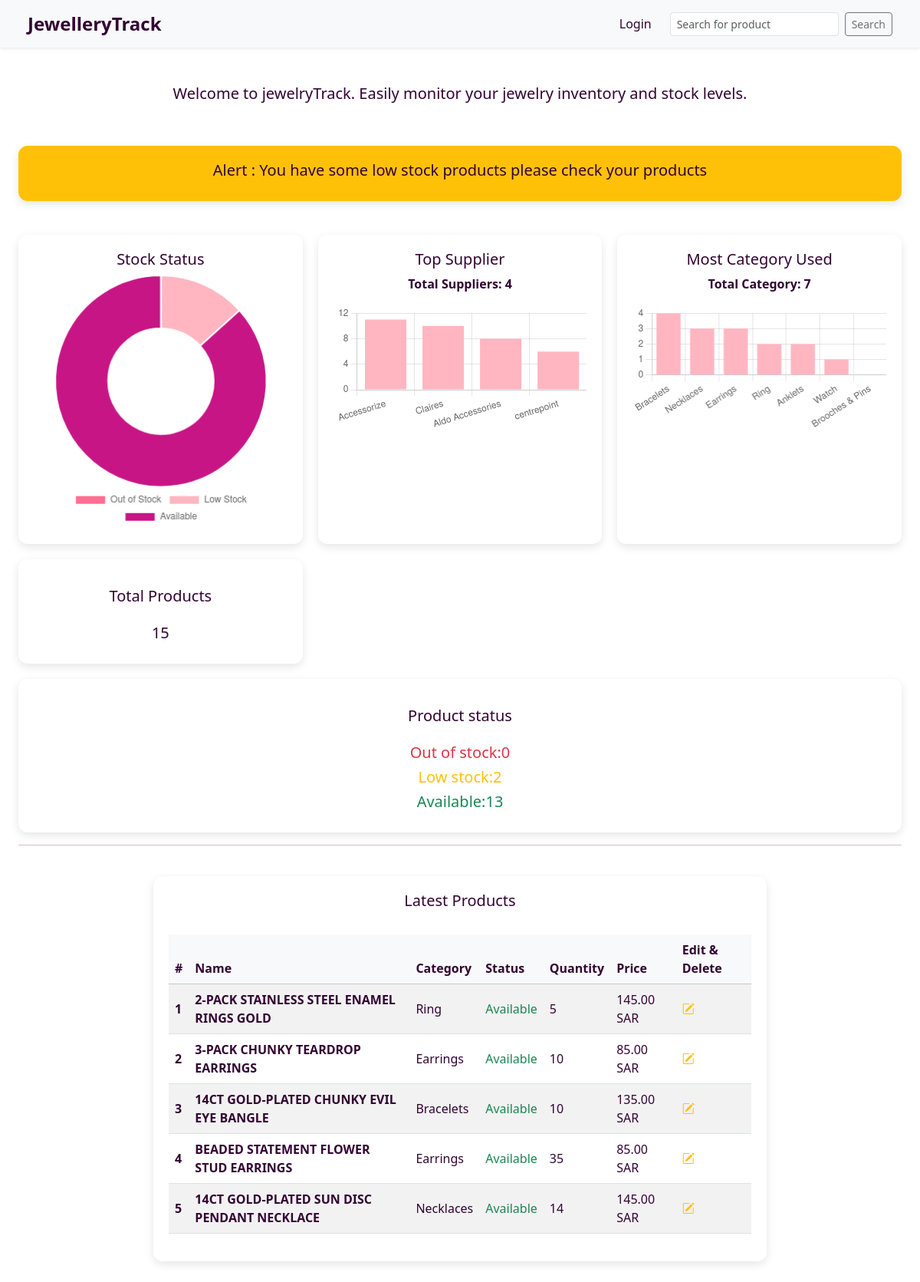
/dashboard/, run on the app's committed database.
### product/models.py (models this page shows)
class Product(models.Model):
    name = models.CharField(max_length=1024)
    description = models.TextField()
    quantity = models.IntegerField()
    price = models.DecimalField(max_digits=20, decimal_places=2)
    category = models.ForeignKey(Category, on_delete=models.CASCADE)
    suppliers = models.ManyToManyField(Supplier)
    picture = models.ImageField(upload_to="images/", default="images/default.jpg")
    created_at = models.DateField(auto_now_add=True)

### main/models.py (models this page shows)
class Category(models.Model):
    category_name = models.CharField(max_length=1024)
    description = models.TextField()
    created_at = models.DateField(auto_now_add=True)
    def __str__(self):
        return self.category_name

### main/views.py (the view)
# urls.py: path('dashboard/',views.dashboard_view, name="dashboard_view"),
def dashboard_view(request : HttpRequest):
     page_obj = Product.objects.order_by('-created_at')[:5]
     categories = Category.objects.all()
     suppliers =  Supplier.objects.all()
     Allproducts = Product.objects.all()
     low_stock = Product.objects.filter(quantity__gt=0, quantity__lt=5).count()
     available = Product.objects.filter(quantity__gte=5).count()
     out_of_stock =  Product.objects.filter(quantity=0).count()
     labels = ['Out of Stock', 'Low Stock', 'Available']
     counts = [
        Product.objects.filter(quantity=0).count(),
        Product.objects.filter(quantity__gt=0, quantity__lt=5).count(),
        Product.objects.filter(quantity__gte=5).count()
    ]
     categories_counts = (Category.objects.values('category_name').annotate(product_count=Count('product')).order_by('-product_count'))
     category_labels = [item['category_name'] for item in categories_counts]
     category_counts = [item['product_count'] for item in categories_counts]
     suppliers_counts = Supplier.objects.annotate(product_count=Count('product')).order_by('-product_count')
     supplier_labels = [supplier.name for supplier in suppliers_counts]
     supplier_counts = [supplier.product_count for supplier in suppliers_counts]
     return render(request, "main/dashboards.html",{'Allproducts':Allproducts,'page_obj':page_obj,'categories':categories, 'suppliers':suppliers,
                'labels': json.dumps(labels),'counts': json.dumps(counts),
                'category_labels': json.dumps(category_labels),'category_counts': json.dumps(category_counts),
                 'supplier_labels': json.dumps(supplier_labels), 'supplier_counts': json.dumps(supplier_counts),
                 'low_stock':low_stock,'available':available, 'out_of_stock':out_of_stock })

### main/models.py (called while the page is built)
    def __str__(self):
        return self.name

### main/templates/main/dashboards.html (shortened to what this page needs)
{% extends 'main/base.html' %}
{% block content %}
      <br>
<div class="welcome-text">
  <h5 class="text-center">
    Welcome to jewelryTrack. Easily monitor your jewelry inventory and stock levels.
  </h5>
</div>
<br>
 {% if low_stock != 0 %}
   <div class="dashboard-card bg-warning">
    <h5 class="text-center">Alert : You have some low stock products please check your products</h5>
  </div>
  {%endif%}
<br>
<div class="dashboard-container">
  <div class="dashboard-card">
    <h5 class="text-center">Stock Status</h5>
    <canvas id="stockDonutChart"></canvas>
  </div>
  <div class="dashboard-card">
    <h5 class="text-center">Top Supplier</h5>
    <p class="text-center fw-bold">Total Suppliers: {{suppliers.count}}</p>
    <canvas id="topSupplierBarChart"></canvas>
  </div>
  <div class="dashboard-card">
    <h5 class="text-center">Most Category Used</h5>
    <p class="text-center fw-bold">Total Category: {{categories.count}}</p>
    <canvas id="categoryBarChart"></canvas>
  </div>
  <div class="dashboard-card">
    <h5 class="text-center p-3">Total Products</h5>
    <h5 class="text-center">{{Allproducts.count}}</h5>
  </div>
</div>
<div class="dashboard-card">
    <h5 class="text-center p-3">Product status</h5>
    <h5 class="text-center text-danger">Out of stock:{{out_of_stock}}</h5>
    <h5 class="text-center text-warning">Low stock:{{low_stock}}</h5>
    <h5 class="text-center text-success">Available:{{available}}</h5>
  </div>
<hr>
<div class="latest-products-container">
  <div class="report-card">
    <h5 class="text-center">Latest Products</h5>
    <br>
    {% include 'product/product_list.html' %}
  </div>
</div>
<script>
    //Stock Status Chart
  const labels = JSON.parse('{{ labels|escapejs }}');
  const counts = JSON.parse('{{ counts|escapejs }}');
  const canvas_status = document.getElementById('stockDonutChart').getContext('2d');
  const data = {
    labels: labels,
    datasets: [{
      data: counts,
      backgroundColor: ['#ff6f91', '#ffb6c1', '#c71585'],
      hoverOffset: 30
    }]
  };
  const config = {
    type: 'doughnut',
    data: data,
    options: {
      responsive: true,
      plugins: {
        legend: {
          position: 'bottom'
        }
      }
    }
  };
  new Chart(canvas_status, config);
  //////////////////////////////////////////////////////////////
  //Category Chart
  const categoryLabels = JSON.parse('{{ category_labels|escapejs }}');
  const categoryCounts = JSON.parse('{{ category_counts|escapejs }}');
  const canvas_category = document.getElementById('categoryBarChart').getContext('2d');
  const barData = {
    labels: categoryLabels,
    datasets: [{
      label: 'Number of Products',
      data: categoryCounts,
      backgroundColor: '#ffb6c1'  // pink color for bars
    }]
  };
  const barConfig = {
    type: 'bar',
    data: barData,
    options: {
      responsive: true,
      plugins: {
        legend: { display: false }
      },
      scales: {
        y: {
          beginAtZero: true
        }
      }
    }
  };
  new Chart(canvas_category, barConfig);
  //////////////////////////////////////////////////////////////
  //Supplier Chart
const supplierLabels = JSON.parse('{{ supplier_labels|escapejs }}');
const supplierCounts = JSON.parse('{{ supplier_counts|escapejs }}');
const canvas_supplier = document.getElementById('topSupplierBarChart').getContext('2d');
const supplierBarData = {
  labels: supplierLabels,
  datasets: [{
    label: 'Number of Products',
    data: supplierCounts,
    backgroundColor: '#ffb6c1'
  }]
};
const supplierBarConfig = {
  type: 'bar',
  data: supplierBarData,
  options: {
    responsive: true,
    plugins: {
      legend: { display: false }
    },
    scales: {
      y: {
        beginAtZero: true
      }
    }
  }
};
new Chart(canvas_supplier, supplierBarConfig);
</script>
{% endblock %}

### product/templates/product/product_list.html (shortened to what this page needs)
<table class="table table-striped align-middle">
  <thead class="table-light">
    <tr>
      <th scope="col">#</th>
      <th scope="col">Name</th>
      <th scope="col">Category</th>
      <th scope="col">Status</th>
      <th scope="col">Quantity</th>
      <th scope="col">Price</th>
      <th scope="col"> Edit & Delete</th>
    </tr>
  </thead>
  <tbody>
    {% for product in page_obj %}
    <tr>
      <th scope="row">{{ forloop.counter }}</th>
         <td>
      <a href="#" class="fw-bold text-decoration-none" data-bs-toggle="modal" data-bs-target="#productModal{{ product.id }}">
        {{ product.name }}
      </a>
    </td>
      <td>{{ product.category.category_name }}</td>
          {%if product.quantity == 0 %}
            <td class="text-danger" >Out of stock </td>
          {% elif product.quantity < 5  %}
            <td class="text-warning">Low stock </td>
          {% else %}
             <td class="text-success" >Available</td>
          {%endif%}
      <td>{{ product.quantity }}</td>
      <td>{{ product.price }} SAR</td>
      <td>
        <a href="#" class="text-warning me-2" data-bs-toggle="modal" data-bs-target="#updateProductModal{{ product.id }}">
  <i class="bi bi-pencil-square"></i>
</a>
      </td>
    </tr>
    {% endfor %}
  </tbody>
</table>

### main/static/css/style.css (style rules this page uses)
body { color: rgb(50, 3, 50) !important; height: 100%; }
.dashboard-container { display: grid; grid-template-columns: repeat(auto-fit, minmax(280px, 1fr)); gap: 20px; margin: 20px auto; max-width: 1200px; }
.dashboard-card { background: #fff; color: rgb(50, 3, 50) !important; border-radius: 12px; padding: 20px; box-shadow: 0 4px 12px rgba(0,0,0,0.1); text-align: center; }
canvas { max-width: 100%; height: auto; }
.latest-products-container { display: flex; justify-content: center; margin: 40px 0; }
.report-card { background: #fff; display: flex; flex-direction: column; border-radius: 12px; padding: 20px; box-shadow: 0 4px 12px rgba(0,0,0,0.1); width: 100%; max-width: 800px; }
.welcome-text { max-width: 100%; margin-bottom: 2rem; }
.table th,tr,td,a { color: rgb(50, 3, 50) !important; }

### data on the page
Product: name "2-PACK STAINLESS STEEL ENAMEL RINGS GOLD", category.category_name "Ring", shows "Available", quantity "5", price "145.00"
Product: name "3-PACK CHUNKY TEARDROP EARRINGS", category.category_name "Earrings", shows "Available", quantity "10", price "85.00"
Product: name "14CT GOLD-PLATED CHUNKY EVIL EYE BANGLE", category.category_name "Bracelets", shows "Available", quantity "10", price "135.00"
Product: name "BEADED STATEMENT FLOWER STUD EARRINGS", category.category_name "Earrings", shows "Available", quantity "35", price "85.00"
Product: name "14CT GOLD-PLATED SUN DISC PENDANT NECKLACE", category.category_name "Necklaces", shows "Available", quantity "14", price "145.00"

### other printed values
{{ suppliers.count }} "4"
{{ categories.count }} "7"
{{ Allproducts.count }} "15"
{{ out_of_stock }} "0"
{{ low_stock }} "2"
{{ available }} "13"
chart data {{ counts|escapejs }} [0, 2, 13]
chart data {{ category_counts|escapejs }} [4, 3, 3, 2, 2, 1, 0]
